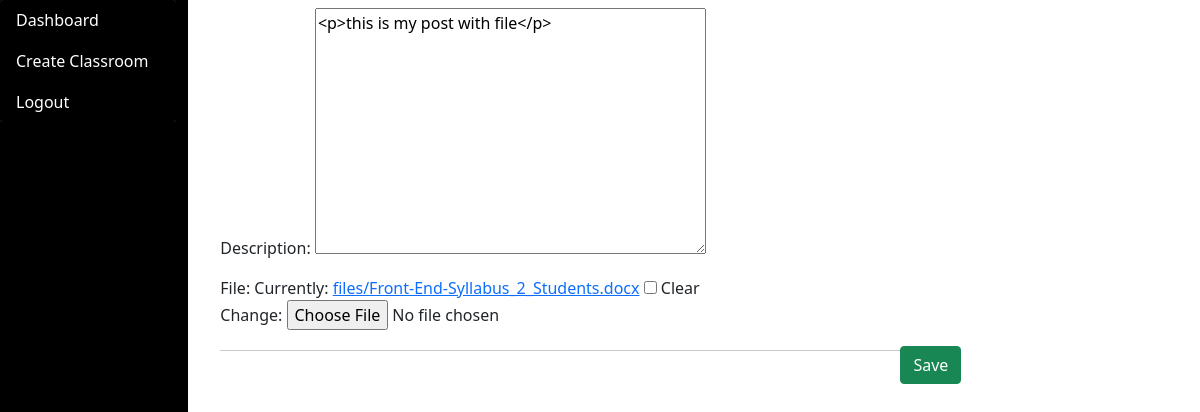
The app's page /classroom/blogedit/5/ (signed in), older data.
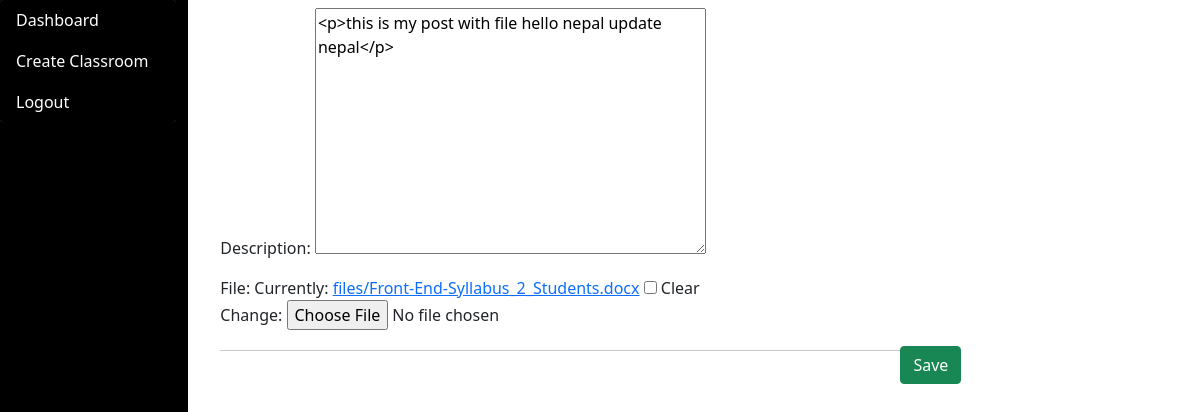
The same page, newer data.
### assignment/models.py (models this page shows, shortened)
class Post(models.Model):
    description = models.TextField()
    file = models.FileField(upload_to='files/',blank=True,null=True)
    classroom = models.ForeignKey(ClassRoom,on_delete=models.CASCADE)
    user = models.ForeignKey(User,on_delete=models.CASCADE)

### classroom/views.py (the view)
# urls.py: path('blogedit/<int:id>/',views.blogEdit,name='blogEdit'),
@login_required(login_url='signin')
def blogEdit(request,id):
    blog = get_object_or_404(Post,id=id)
    form = PostCreateForm(request.POST or None,request.FILES or None,instance=blog)
    if form.is_valid():
        form.save()
        messages.add_message(request,messages.SUCCESS,"Updated successfully")
        return redirect('courseDetails',blog.classroom.id)
    context = {
        'form':form
    }
    return render(request,'teacher/blogedit.html',context)

### assignment/forms.py
class PostCreateForm(forms.ModelForm):
    description = forms.CharField(widget=forms.Textarea(attrs={'id':'postdescription'}),required=False)
    class Meta:
        model = Post
        fields = ['description','file']

### templates/teacher/blogedit.html (shortened to what this page needs)
{% extends  'master/home.html' %}
{% load static %}
{% block 'body' %}
<div class="row">
    {% include 'component/teachersidenav.html' %}
    <div class="col-10 right-side">
        <div class="row">
            <div class="col-9">
                <form action="#" method="post" enctype="multipart/form-data">
                    {{form.as_p}}
                    <button type="submit" class="btn btn-success" style="float:right;">Save</button>
                </form>
                <div class="row" style="margin-top:20px;">
                <hr/>
                </div>
            </div>
        </div>
    </div>
</div>
{% endblock %}

Row changes from the older to the newer data that the page shows:
changed Post: description "<p>this is my post with file</p>" → "<p>this is my post with file hello nepal update nepal</p>"
